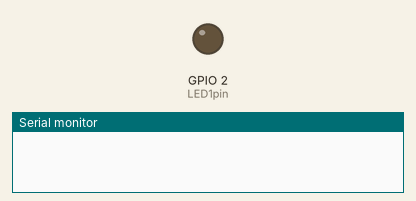
Bench run of a program on a simulated ESP32. On the bench: output pins drawn as LEDs (lit = HIGH), the last lines printed to the serial monitor. WiFi joins after 1.5 s; servers stay silent unless stated.

Above: at 0.1 s.
At 2.1 s:
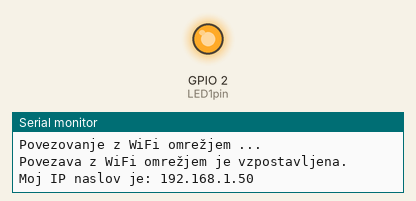
Timing chart, 0 to 3.8 s (numbered marks = the images above):
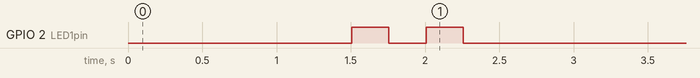

The program:

main.cpp
```cpp
#include <Arduino.h>
#include <WiFi.h>
#include <WebServer.h>

const char* ssid = "...";
const char* password = "...";

// To spodaj je 'Hello world, za IOT :)

// KAR JE ZNOTRAJ 'SETUP' - izvedeno enkrat ob vklopu
// KAR JE ZNOTRAJ 'LOOP' - izvajanje ciklično z maksimalno možno hitrostjo
// procesor dela s hitrostjo 340 MHz, kar pomeni, da lahko v eni sekundi izvede 340 milijonov ukazov, če so ti ukazi zelo preprosti, sicer pa manj, odvisno od zahtevnosti ukazov

// tako lahko npr dostopamo do modula tudi preko telefona
// na to nožico bi lahko npr priključili relayski modul in bi lahko prižgali in ugasnili napravo
// ključen mehanizem 0 in 1

// delovalo bi tudi 1 ali true in pa 0 ali false

// gpio - general purpose input/output

// če bi priklopili na baterijo, je to potem samostojna naprava in računalnika ne potrebujemo več

// ustvarimo objekt razreda WebServer, pot 80 je prednastavljeni port za HTTP strežnik
WebServer server(80); // objekt 'WebServer' razreda  ki bo poskušal na privzetem HTTP portu 80

uint8_t LED1pin = 2; //8-bitna celoštevilska spremenljivka
bool LED1status = LOW; // logična spremenljivka, ki hrani stanje LED1, LOW pomeni, da je LED ugasnjena, HIGH bi pomenilo, da je LED prižgana

// zakaj bool ni true in false? > HIGH in LOW pride z Arduino knjižnico


// niz karakterjev
// spletno stran bomo spravili v spremenljivko 'HTML'
// ta koda nam omogoča, da besedilo spravimo v spremenljivo
const char HTML[] PROGMEM = R"rawliteral(
<!DOCTYPE html>
<html lang="sl">
<head>
    <meta charset="UTF-8">
    <style>
        html {font-family: Helvetica; text-align:center;}
        body {margin-top: 50px;}
        h1 {color: #444444; margin: 50px auto 30px;}
        h3 {color: #444444; margin-bottom: 50px}
        .gumb {background-color: #3498db; display:block; width: 200px; color: white; padding: 13px 30px; text-decoration: none; font-size: 25px; margin: 0px auto 35px; border-radius: 5px; cursor: pointer; border: none;}
    </style>
    <meta name="viewport" content="width=device-width, initial-scale=1.0">
    <title>esp32</title>
</head>
<body>
    <h1>Esp32 spletni strežnik</h1>
    <h3>Priklop na WiFi usmerjevalnik</h3>
    <a class='gumb' href="/1"> Prižgi LED</a>
    <a class='gumb' href = "/0"> Ugasni LED</a>
    <p> HTTP strežnik je zagnan.</p>
</body>
</html>
)rawliteral";

const char HTML1[] PROGMEM = R"rawliteral(
<!DOCTYPE html>
<html lang="sl">
<head>
    <meta charset="UTF-8">
    <style>
        html {font-family: Helvetica; text-align:center;}
        body {margin-top: 50px;}
        h1 {color: #444444; margin: 50px auto 30px;}
        h3 {color: #444444; margin-bottom: 50px}
        .gumb {background-color: #3498db; display:block; width: 200px; color: white; padding: 13px 30px; text-decoration: none; font-size: 25px; margin: 0px auto 35px; border-radius: 5px; cursor: pointer; border: none;}
    </style>
    <meta name="viewport" content="width=device-width, initial-scale=1.0">
    <title>esp32</title>
</head>
<body>
    <h1>Esp32 spletni strežnik</h1>
    <h3>Priklop na WiFi usmerjevalnik</h3>
    <a class='gumb' href="/1"> Prižgi LED</a>
    <a class='gumb' href = "/0"> Ugasni LED</a>
    <p> Prejet ukaz za vklop LED diode.</p>
</body>
</html>
)rawliteral";

const char HTML0[] PROGMEM = R"rawliteral(
<!DOCTYPE html>
<html lang="sl">
<head>
    <meta charset="UTF-8">
    <style>
        html {font-family: Helvetica; text-align:center;}
        body {margin-top: 50px;}
        h1 {color: #444444; margin: 50px auto 30px;}
        h3 {color: #444444; margin-bottom: 50px}
        .gumb {background-color: #3498db; display:block; width: 200px; color: white; padding: 13px 30px; text-decoration: none; font-size: 25px; margin: 0px auto 35px; border-radius: 5px; cursor: pointer; border: none;}
    </style>
    <meta name="viewport" content="width=device-width, initial-scale=1.0">
    <title>esp32</title>
</head>
<body>
    <h1>Esp32 spletni strežnik</h1>
    <h3>Priklop na WiFi usmerjevalnik</h3>
    <a class='gumb' href="/1"> Prižgi LED</a>
    <a class='gumb' href = "/0"> Ugasni LED</a>
    <p> Prejet ukaz za izklop LED diode.</p>
</body>
</html>
)rawliteral";


void handle_root() {
  server.send(200, "text/html; charset=UTF-8", HTML);
}

// tu določimo, kaj se zgodi, če uporabnik vpiše
// korenski ("root") naslov našega strežnika na esp32 modulu, (npr. http://..) - request "/1"
void handle_1() {
  LED1status = HIGH; // spremenljivki LED1status dodelimo vrednost HIGH, kar pomeni, da je LED prižgana, v zanki loop() bomo potem preverjali stanje LED1status in glede na to prižigali ali ugašali LED diodo
  server.send(200, "text/html; charset=UTF-8", HTML1);
}

// tu določimo, kaj se zgodi, če uporabnik vpiše
// korenski ("root") naslov našega strežnika na esp32 modulu, (npr. http://..) - request "/0"
void handle_0() {
  LED1status = LOW; // spremenljivki LED1status dodelimo vrednost LOW, kar pomeni, da je LED ugasnjena, v zanki loop() bomo potem preverjali stanje LED1status in glede na to prižigali ali ugašali LED diodo
  server.send(200, "text/html; charset=UTF-8", HTML0);
}

void setup() {
  // put your setup code here, to run once:
  // tu zapišemo kodo za nastavitve, koda bo izvecena le enkrat, ko se naprava zažene:

  Serial.begin(115200); // nastavimo hitrost serijske komunikacije na 115200 btiov/s
  WiFi.begin(ssid, password); // povežemo se na WiFi omrežje z imenom "A1-39A3F1"in geslom

  while (WiFi.status() != WL_CONNECTED) { // dokler se modul ne poveže na WiFi omrežje, ponavljamo zanko
    delay(500); // počakamo 500ms preden preverimo stanje povezave znova
    Serial.println("Povezovanje z WiFi omrežjem ..."); // izpišemo sporočilo na serijski monitor, da vidimo, da se še vedno poskuša povezati
  }

  Serial.println("Povezava z WiFi omrežjem je vzpostavljena."); // izpišemo sporočilo, ko je povezava uspešna
  Serial.print("Moj IP naslov je: "); // spodnji ukaz bo izpisalo v isti vrstici, zato print in ne println
  Serial.println(WiFi.localIP()); // izpišemo IP naslov, ki ga je modul dobil od WiFi omrežja

  // ko se povezava vzpostavi .... naprej ...
  // ko vpišemo IP naslov, na koncu "/", v brskalnik, tedaj strežnik na esp32 modulu dobi zahtevo "request" "/" in izvede se funkcija handle_root(), ki smo jo definirali zgoraj
  // če je poševnica, imamo handle root
  server.on("/", handle_root);

  // ko vpišemo IP naslov, na koncu "/1", v brskalnik, tedaj strežnik na esp32 modulu dobi zahtevo "request" "/" in izvede se funkcija handle_1(), ki smo jo definirali zgoraj
  server.on("/1", handle_1);

  // ko vpišemo IP naslov, na koncu "/0", v brskalnik, tedaj strežnik na esp32 modulu dobi zahtevo "request" "/" in izvede se funkcija handle_0(), ki smo jo definirali zgoraj
  server.on("/0", handle_0);


  // strežnik na esp32 modulu moramo še pognati, ki posluša na portu 80 in čaka na zahteve ("requests") od klientov (npr. brskalnika Chrome)
  server.begin();


  // ta del kode uporabimo kot indikator, da se je program prenesel na esp32 module, modra LED dioda bo 2x utripnila
  pinMode(2, OUTPUT); // pin (nožica) št. 2 bo uporabljen kot digitalni izhod (na nožici 2 je povezana vgrajena LED dioda na ESP32)
  digitalWrite(2, HIGH); // na pin 2 zapišemo visoko vrednost (LED dioda se prižge)
  delay(250); // počakamo 250 ms
  digitalWrite(2, LOW); // na pin 2 zapišemo nizko vrednost (LED dioda se ugasne)
  delay(250); // počakamo 250 ms
  digitalWrite(2, HIGH); // na pin 2 zapišemo visoko vrednost (LED dioda se prižge)
  delay(250); // počakamo 250 ms
  digitalWrite(2, LOW); // na pin 2 zapišemo nizko vrednost (LED dioda se ugasne)
  delay(250); // počakamo 250 ms
}

void loop() {
  // put your main code here, to run repeatedly:
  // tu zapišemo kodo, ki se ponavljajoče izvaja, dokler je esp32 vklopljen

  // preverimo, če je prišla kakšna zahteva od klienta (npr. brskalnik Chrome), in če je, jo obdelamo in pošljemo ustrezen odgovor ("response")
  server.handleClient();

  if(LED1status == HIGH){ // če je spremenljivka LED1status enaka HIGH, potem ...
    digitalWrite(LED1pin, HIGH); // ... prižgemo LED diodo, ki je povezana na pin 2
  }
  else{ // sicer, če LED1status ni HIGH, potem ...
    digitalWrite(LED1pin, LOW); // ... ugasnemo LED diodo, ki je povezana na pin 2
  }
}
```
